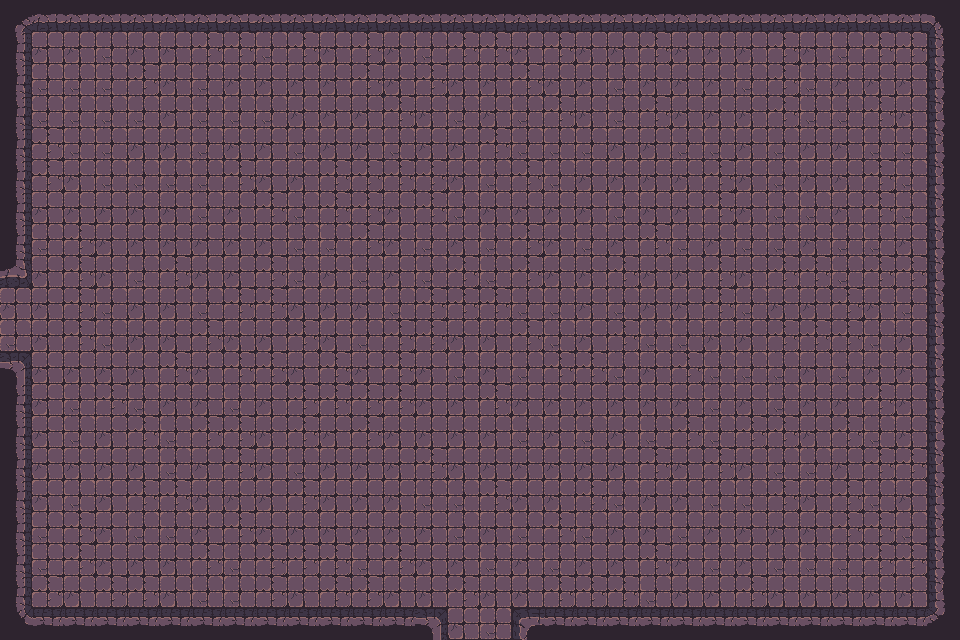

Rendered tile map (Tiled .tmx) drawn with the repository's tilesets; below, a short description and the full map source, tile grids included:
An orthogonal 30x20 tile map with 32x32 px tiles, 1 tile layer (Tile layer 1), 2 tilesets and 57 objects.

<map version="1.10" tiledversion="1.11.2" orientation="orthogonal" renderorder="right-down" width="30" height="20" tilewidth="32" tileheight="32" infinite="0" nextlayerid="3" nextobjectid="1">
    <tileset firstgid="1" name="Town Tileset" tilewidth="32" tileheight="32" tilecount="64" columns="8">
        <image source="../../../tiles/World H Tileset.png" trans="ff00ff" width="256" height="256" />
        <tile id="4">
            <objectgroup draworder="index" id="2">
                <object id="1" x="0" y="0" width="32" height="32" />
            </objectgroup>
        </tile>
        <tile id="5">
            <objectgroup draworder="index" id="2">
                <object id="1" x="0" y="0" width="32" height="32" />
            </objectgroup>
        </tile>
        <tile id="6">
            <objectgroup draworder="index" id="2">
                <object id="1" x="0" y="0" width="32" height="32" />
            </objectgroup>
        </tile>
        <tile id="7">
            <objectgroup draworder="index" id="2">
                <object id="1" x="0" y="0" width="32" height="32" />
            </objectgroup>
        </tile>
        <tile id="8">
            <objectgroup draworder="index" id="2">
                <object id="1" x="0" y="0" width="32" height="32" />
            </objectgroup>
        </tile>
        <tile id="10">
            <objectgroup draworder="index" id="2">
                <object id="1" x="0" y="32" width="32" height="0" />
            </objectgroup>
        </tile>
        <tile id="11">
            <objectgroup draworder="index" id="2">
                <object id="1" x="0" y="32" width="32" height="0" />
                <object id="2" x="32" y="0" width="0" height="32" />
            </objectgroup>
        </tile>
        <tile id="12">
            <objectgroup draworder="index" id="2">
                <object id="1" x="32" y="0" width="0" height="32" />
            </objectgroup>
        </tile>
        <tile id="13">
            <objectgroup draworder="index" id="2">
                <object id="1" x="0" y="32" width="32" height="0" />
                <object id="2" x="0" y="32" width="32" height="0" />
                <object id="3" x="0" y="0" width="0" height="32" />
            </objectgroup>
        </tile>
        <tile id="14">
            <objectgroup draworder="index" id="2">
                <object id="1" x="0" y="0" width="0" height="32" />
            </objectgroup>
        </tile>
        <tile id="16">
            <objectgroup draworder="index" id="2">
                <object id="1" x="0" y="0" width="32" height="32" />
            </objectgroup>
        </tile>
        <tile id="24">
            <objectgroup draworder="index" id="2">
                <object id="1" x="0" y="0" width="32" height="32" />
            </objectgroup>
        </tile>
    </tileset>
    <tileset firstgid="65" name="Dungeon Crawler Tileset" tilewidth="32" tileheight="32" tilecount="100" columns="10">
        <image source="../../../tiles/Dungeon_Tile.png" trans="" width="320" height="320" />
        <tile id="2">
            <objectgroup draworder="index" id="2">
                <object id="1" x="0" y="0" width="32" height="32" />
            </objectgroup>
        </tile>
        <tile id="3">
            <objectgroup draworder="index" id="2">
                <object id="1" x="0" y="0" width="32" height="32" />
            </objectgroup>
        </tile>
        <tile id="4">
            <objectgroup draworder="index" id="2">
                <object id="1" x="0" y="0" width="32" height="32" />
            </objectgroup>
        </tile>
        <tile id="5">
            <objectgroup draworder="index" id="2">
                <object id="1" x="0" y="0" width="32" height="32" />
            </objectgroup>
        </tile>
        <tile id="6">
            <objectgroup draworder="index" id="2">
                <object id="1" x="0" y="0" width="32" height="32" />
            </objectgroup>
        </tile>
        <tile id="8">
            <objectgroup draworder="index" id="2">
                <object id="1" x="0" y="0" width="32" height="32" />
            </objectgroup>
        </tile>
        <tile id="12">
            <objectgroup draworder="index" id="2">
                <object id="1" x="0" y="0" width="32" height="32" />
            </objectgroup>
        </tile>
        <tile id="13">
            <objectgroup draworder="index" id="2">
                <object id="1" x="0" y="0" width="32" height="32" />
            </objectgroup>
        </tile>
        <tile id="14">
            <objectgroup draworder="index" id="2">
                <object id="1" x="0" y="0" width="32" height="32" />
            </objectgroup>
        </tile>
        <tile id="15">
            <objectgroup draworder="index" id="2">
                <object id="1" x="0" y="0" width="32" height="32" />
            </objectgroup>
        </tile>
        <tile id="16">
            <objectgroup draworder="index" id="2">
                <object id="1" x="0" y="0" width="32" height="32" />
            </objectgroup>
        </tile>
        <tile id="18">
            <objectgroup draworder="index" id="2">
                <object id="1" x="0" y="0" width="32" height="32" />
            </objectgroup>
        </tile>
        <tile id="22">
            <objectgroup draworder="index" id="2">
                <object id="1" x="0" y="0" width="32" height="32" />
            </objectgroup>
        </tile>
        <tile id="23">
            <objectgroup draworder="index" id="2">
                <object id="1" x="0" y="0" width="32" height="32" />
            </objectgroup>
        </tile>
        <tile id="24">
            <objectgroup draworder="index" id="2">
                <object id="1" x="0" y="0" width="32" height="32" />
            </objectgroup>
        </tile>
        <tile id="25">
            <objectgroup draworder="index" id="2">
                <object id="1" x="0" y="0" width="32" height="32" />
            </objectgroup>
        </tile>
        <tile id="26">
            <objectgroup draworder="index" id="2">
                <object id="1" x="0" y="0" width="32" height="32" />
            </objectgroup>
        </tile>
        <tile id="28">
            <objectgroup draworder="index" id="2">
                <object id="1" x="0" y="0" width="32" height="32" />
            </objectgroup>
        </tile>
        <tile id="32">
            <objectgroup draworder="index" id="2">
                <object id="1" x="0" y="0" width="32" height="32" />
            </objectgroup>
        </tile>
        <tile id="33">
            <objectgroup draworder="index" id="2">
                <object id="1" x="0" y="0" width="32" height="32" />
            </objectgroup>
        </tile>
        <tile id="34">
            <objectgroup draworder="index" id="2">
                <object id="1" x="0" y="0" width="32" height="32" />
            </objectgroup>
        </tile>
        <tile id="35">
            <objectgroup draworder="index" id="2">
                <object id="1" x="0" y="0" width="32" height="32" />
            </objectgroup>
        </tile>
        <tile id="36">
            <objectgroup draworder="index" id="2">
                <object id="1" x="0" y="0" width="32" height="32" />
            </objectgroup>
        </tile>
        <tile id="38">
            <objectgroup draworder="index" id="2">
                <object id="1" x="0" y="0" width="32" height="32" />
            </objectgroup>
        </tile>
        <tile id="42">
            <objectgroup draworder="index" id="2">
                <object id="1" x="0" y="0" width="32" height="32" />
            </objectgroup>
        </tile>
        <tile id="43">
            <objectgroup draworder="index" id="2">
                <object id="1" x="0" y="0" width="32" height="32" />
            </objectgroup>
        </tile>
        <tile id="44">
            <objectgroup draworder="index" id="2">
                <object id="1" x="0" y="0" width="32" height="32" />
            </objectgroup>
        </tile>
        <tile id="45">
            <objectgroup draworder="index" id="2">
                <object id="1" x="0" y="0" width="32" height="32" />
            </objectgroup>
        </tile>
        <tile id="46">
            <objectgroup draworder="index" id="2">
                <object id="1" x="0" y="0" width="32" height="32" />
            </objectgroup>
        </tile>
        <tile id="48">
            <objectgroup draworder="index" id="2">
                <object id="1" x="0" y="0" width="32" height="32" />
            </objectgroup>
        </tile>
        <tile id="52">
            <objectgroup draworder="index" id="2">
                <object id="1" x="0" y="0" width="32" height="32" />
            </objectgroup>
        </tile>
        <tile id="53">
            <objectgroup draworder="index" id="2">
                <object id="1" x="0" y="0" width="32" height="32" />
            </objectgroup>
        </tile>
        <tile id="54">
            <objectgroup draworder="index" id="2">
                <object id="1" x="0" y="0" width="32" height="32" />
            </objectgroup>
        </tile>
        <tile id="55">
            <objectgroup draworder="index" id="2">
                <object id="1" x="0" y="0" width="32" height="32" />
            </objectgroup>
        </tile>
        <tile id="56">
            <objectgroup draworder="index" id="2">
                <object id="1" x="0" y="0" width="32" height="32" />
            </objectgroup>
        </tile>
        <tile id="58">
            <objectgroup draworder="index" id="2">
                <object id="1" x="0" y="0" width="32" height="32" />
            </objectgroup>
        </tile>
        <tile id="62">
            <objectgroup draworder="index" id="2">
                <object id="1" x="0" y="0" width="32" height="32" />
            </objectgroup>
        </tile>
        <tile id="63">
            <objectgroup draworder="index" id="2">
                <object id="1" x="0" y="0" width="32" height="32" />
            </objectgroup>
        </tile>
        <tile id="64">
            <objectgroup draworder="index" id="2">
                <object id="1" x="0" y="0" width="32" height="32" />
            </objectgroup>
        </tile>
        <tile id="65">
            <objectgroup draworder="index" id="2">
                <object id="1" x="0" y="0" width="32" height="32" />
            </objectgroup>
        </tile>
        <tile id="66">
            <objectgroup draworder="index" id="2">
                <object id="1" x="0" y="0" width="32" height="32" />
            </objectgroup>
        </tile>
        <tile id="68">
            <objectgroup draworder="index" id="2">
                <object id="1" x="0" y="0" width="32" height="32" />
            </objectgroup>
        </tile>
    </tileset>
    <layer id="1" name="Tile layer 1" width="30" height="20">
        <data encoding="csv">
67,68,68,68,68,68,68,68,68,68,68,68,68,68,68,68,68,68,68,68,68,68,68,68,68,68,68,68,68,69,
77,75,75,66,75,75,65,65,66,65,75,65,75,66,65,65,75,65,75,75,65,75,75,75,65,75,66,65,65,79,
77,66,66,66,65,75,66,75,75,75,75,65,75,65,75,75,65,75,75,66,75,75,75,66,65,66,75,75,75,79,
77,66,66,66,66,75,66,66,66,75,75,75,65,75,66,75,66,65,75,66,65,75,75,75,65,66,66,65,75,79,
77,65,66,66,75,75,66,75,75,66,75,75,66,75,75,65,66,66,66,75,75,66,66,75,66,75,75,66,66,79,
77,65,75,66,66,66,66,65,75,75,65,65,65,65,75,66,65,66,75,75,75,75,65,75,66,75,75,65,66,79,
77,75,75,75,75,75,66,75,65,66,65,65,75,65,66,75,75,75,75,66,75,75,65,75,66,66,75,65,66,79,
77,66,65,75,75,75,75,75,75,66,66,65,75,66,75,66,65,75,66,75,65,66,75,66,66,75,66,66,75,79,
103,75,65,75,66,65,75,75,65,66,75,66,75,66,65,66,65,75,75,65,75,75,65,75,65,65,66,65,65,79,
75,75,65,66,75,75,66,65,65,75,75,75,66,65,65,65,66,66,75,66,75,75,65,66,75,75,65,75,66,79,
66,75,65,66,75,75,65,75,75,65,75,66,65,65,75,75,65,66,75,65,66,66,75,75,65,65,65,66,75,79,
73,75,75,75,75,65,75,65,65,75,65,75,65,75,66,75,66,65,65,66,75,65,66,66,66,75,66,75,75,79,
77,75,66,65,66,75,75,66,75,65,65,65,65,75,75,65,75,75,75,75,75,75,66,75,66,75,75,65,75,79,
77,75,66,75,65,66,65,65,75,65,75,65,75,75,75,75,66,75,66,75,66,65,66,65,65,75,65,66,75,79,
77,75,75,75,75,66,75,65,75,66,75,75,75,65,75,75,75,75,75,75,65,75,65,75,66,66,75,65,65,79,
77,75,66,75,65,65,75,75,75,65,75,75,75,66,66,65,75,75,65,66,75,75,66,66,65,75,65,66,75,79,
77,66,65,75,66,66,75,65,75,75,75,75,75,75,66,75,66,65,66,75,75,66,75,75,75,75,65,65,66,79,
77,66,65,75,75,75,65,66,65,65,65,66,65,75,75,66,75,66,75,75,65,75,66,75,66,66,66,65,65,79,
77,65,75,65,65,75,66,66,65,75,65,65,75,75,65,75,75,65,65,65,66,75,75,65,75,75,75,75,75,79,
87,88,88,88,88,88,88,88,88,88,88,88,88,73,75,66,70,88,88,88,88,88,88,88,88,88,88,88,88,89
        </data>
    </layer>
</map>
